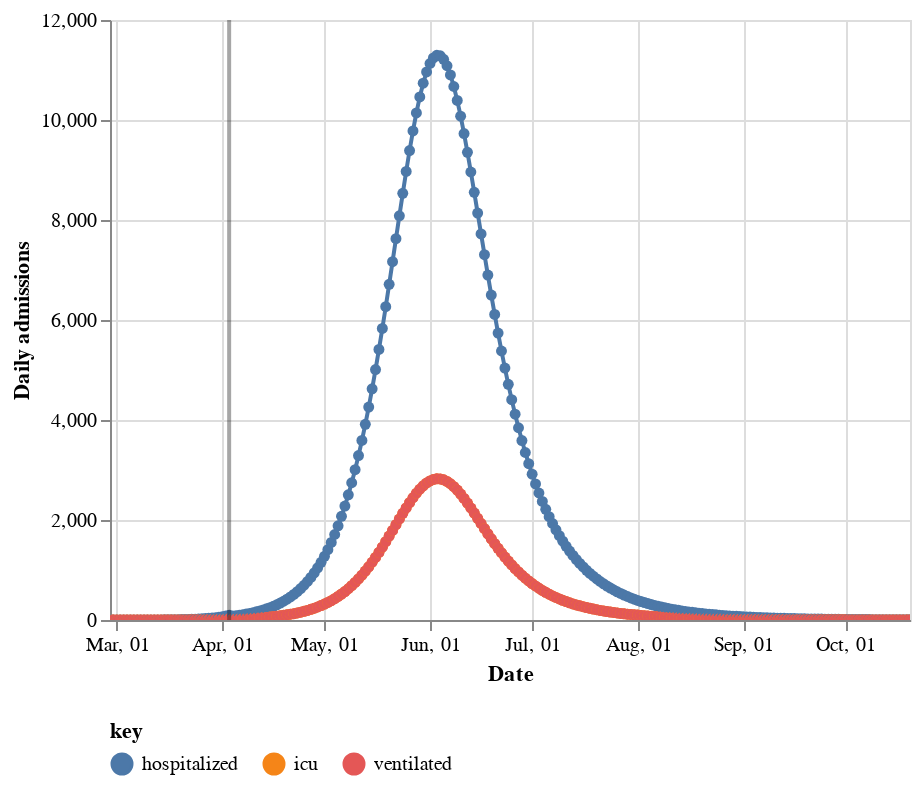

Notebook source saved alongside this figure:
### Code cell
# Graphique nouveaux cas

admits_chart = build_admits_chart(alt=alt, admits_floor_df=m.admits_floor_df, max_y_axis=p.max_y_axis)
admits_chart

### Figure 1 — Vega-Lite specification as saved in the notebook (floating-point values rounded to 4 significant figures; data arrays with more than 128 entries replaced by an {"elided": "..."} marker saying what was removed)
{"config": {"view": {"continuousWidth": 400, "continuousHeight": 300}, "legend": {"orient": "bottom"}}, "layer": [{"mark": {"type": "line", "point": true}, "encoding": {"color": {"type": "nominal", "field": "key"}, "tooltip": [{"type": "temporal", "field": "date"}, {"type": "quantitative", "field": "value", "format": ".0f", "title": "Admit"}, {"type": "nominal", "field": "key"}], "x": {"type": "temporal", "axis": {"format": "%b, %d"}, "field": "date", "title": "Date"}, "y": {"type": "quantitative", "field": "value", "scale": {}, "title": "Daily admissions"}}, "selection": {"selector041": {"type": "interval", "bind": "scales", "encodings": ["x", "y"]}}, "transform": [{"fold": ["hospitalized", "icu", "ventilated"]}]}, {"mark": {"type": "rule", "color": "black", "opacity": 0.35, "size": 2}, "encoding": {"x": {"type": "temporal", "axis": {"format": "%b, %d"}, "field": "date", "title": "Date"}}, "transform": [{"filter": "(datum.day === 0)"}]}], "data": {"name": "data-544038731b85d35c08fcea01261dfc20"}, "$schema": "https://vega.github.io/schema/vega-lite/v4.8.1.json", "datasets": {"data-544038731b85d35c08fcea01261dfc20": {"elided": "236 records"}}}
